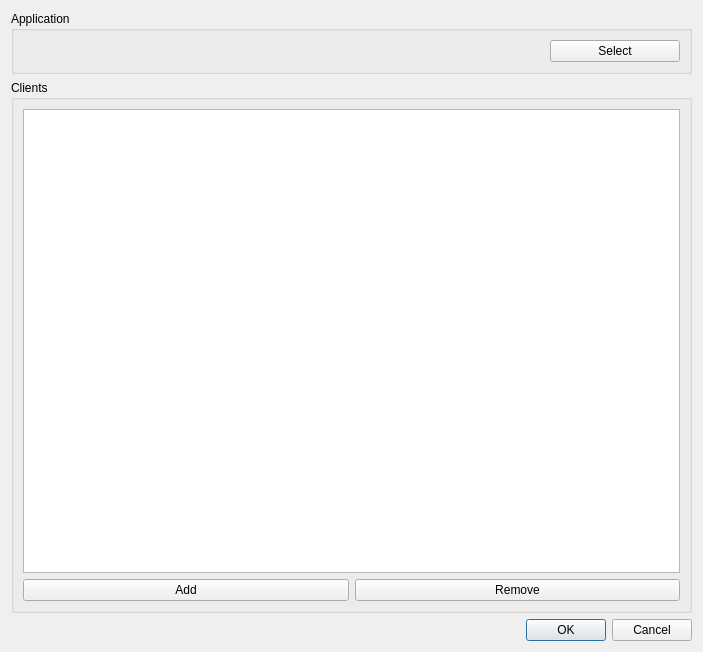
<?xml version="1.0" encoding="UTF-8"?>
<ui version="4.0">
 <class>Configuration</class>
 <widget class="QDialog" name="Configuration">
  <property name="geometry">
   <rect>
    <x>0</x>
    <y>0</y>
    <width>703</width>
    <height>652</height>
   </rect>
  </property>
  <property name="windowTitle">
   <string>Configuration</string>
  </property>
  <layout class="QVBoxLayout" name="verticalLayout_2">
   <item>
    <widget class="QGroupBox" name="applicationGroup">
     <property name="title">
      <string>Application</string>
     </property>
     <layout class="QHBoxLayout" name="horizontalLayout">
      <item>
       <widget class="IconLabel" name="application" native="true">
	<property name="sizePolicy">
	 <sizepolicy hsizetype="Preferred" vsizetype="Preferred">
	  <horstretch>4</horstretch>
	  <verstretch>0</verstretch>
	 </sizepolicy>
	</property>
       </widget>
      </item>
      <item>
       <widget class="QPushButton" name="selectApplication">
	<property name="sizePolicy">
	 <sizepolicy hsizetype="Minimum" vsizetype="Fixed">
	  <horstretch>1</horstretch>
	  <verstretch>0</verstretch>
	 </sizepolicy>
	</property>
	<property name="text">
	 <string>Select</string>
	</property>
       </widget>
      </item>
     </layout>
    </widget>
   </item>
   <item>
    <widget class="QGroupBox" name="clientsGroup">
     <property name="title">
      <string>Clients</string>
     </property>
     <layout class="QVBoxLayout" name="verticalLayout">
      <item>
       <widget class="QListWidget" name="clients"/>
      </item>
      <item>
       <layout class="QHBoxLayout" name="horizontalLayout_2">
	<item>
	 <widget class="QPushButton" name="addClient">
	  <property name="text">
	   <string>Add</string>
	  </property>
	 </widget>
	</item>
	<item>
	 <widget class="QPushButton" name="removeClient">
	  <property name="text">
	   <string>Remove</string>
	  </property>
	 </widget>
	</item>
       </layout>
      </item>
     </layout>
    </widget>
   </item>
   <item>
    <widget class="QDialogButtonBox" name="buttonBox">
     <property name="orientation">
      <enum>Qt::Horizontal</enum>
     </property>
     <property name="standardButtons">
      <set>QDialogButtonBox::Cancel|QDialogButtonBox::Ok</set>
     </property>
    </widget>
   </item>
  </layout>
 </widget>
 <customwidgets>
  <customwidget>
   <class>IconLabel</class>
   <extends>QWidget</extends>
   <header>IconLabel.h</header>
   <container>1</container>
  </customwidget>
 </customwidgets>
 <resources/>
 <connections>
  <connection>
   <sender>buttonBox</sender>
   <signal>accepted()</signal>
   <receiver>Configuration</receiver>
   <slot>accept()</slot>
   <hints>
    <hint type="sourcelabel">
     <x>248</x>
     <y>254</y>
    </hint>
    <hint type="destinationlabel">
     <x>157</x>
     <y>274</y>
    </hint>
   </hints>
  </connection>
  <connection>
   <sender>buttonBox</sender>
   <signal>rejected()</signal>
   <receiver>Configuration</receiver>
   <slot>reject()</slot>
   <hints>
    <hint type="sourcelabel">
     <x>316</x>
     <y>260</y>
    </hint>
    <hint type="destinationlabel">
     <x>286</x>
     <y>274</y>
    </hint>
   </hints>
  </connection>
 </connections>
</ui>
